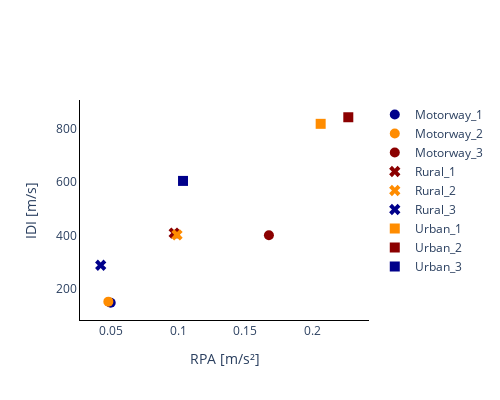

The notebook cell this image was saved under:
### Code cell
# Definir un diccionario que asigna formas a cada categoría
shapes = {'Motorway_1': 'circle', 'Motorway_2': 'circle', 'Motorway_3': 'circle',
          'Rural_1': 'x', 'Rural_2': 'x', 'Rural_3': 'x',
          'Urban_1': 'square', 'Urban_2': 'square', 'Urban_3': 'square'}

# Definir un diccionario que asigna colores a cada categoría
colors = {'Motorway_1': 'darkblue', 'Motorway_2': 'darkorange', 'Motorway_3': 'darkred',
          'Rural_1': 'darkred', 'Rural_2': 'darkorange', 'Rural_3': 'darkblue',
          'Urban_1': 'darkorange', 'Urban_2': 'darkred', 'Urban_3': 'darkblue'}

# Crear el gráfico de dispersión con diferentes formas y colores para cada categoría
fig = go.Figure()

# Iterar sobre cada categoría en tu lista predefinida de categorías
for categoria, shape in shapes.items():
    # Filtrar el DataFrame por la categoría actual
    df_categoria = df_final_T[df_final_T['ciclo'] == categoria]
    
    # Agregar una traza para la categoría actual con la forma y color correspondientes
    fig.add_trace(go.Scatter(
        x=df_categoria['RPA'],
        y=df_categoria['i'],
        mode='markers',
        name=categoria,
        marker=dict(symbol=shape, size=10, color=colors[categoria])
    ))

  # Actualizar ejes
fig.update_xaxes(showline=True, linewidth=1, linecolor='black', title_text="RPA [m/s²]")
fig.update_yaxes(showline=True, linewidth=1, linecolor='black', title_text="IDI [m/s]")    
fig.update_layout(height=400, width=500, plot_bgcolor="white")
# Mostrar el gráfico
fig.show()

### Figure 1 — Plotly figure (JSON) as saved in the notebook; plotly's stock layout.template omitted (floating-point values rounded to 4 significant figures)
{"data": [{"marker": {"color": "darkblue", "size": 10, "symbol": "circle"}, "mode": "markers", "name": "Motorway_1", "type": "scatter", "x": [0.04966], "y": [147.0]}, {"marker": {"color": "darkorange", "size": 10, "symbol": "circle"}, "mode": "markers", "name": "Motorway_2", "type": "scatter", "x": [0.0479], "y": [151.1]}, {"marker": {"color": "darkred", "size": 10, "symbol": "circle"}, "mode": "markers", "name": "Motorway_3", "type": "scatter", "x": [0.1676], "y": [400.7]}, {"marker": {"color": "darkred", "size": 10, "symbol": "x"}, "mode": "markers", "name": "Rural_1", "type": "scatter", "x": [0.09695], "y": [408.8]}, {"marker": {"color": "darkorange", "size": 10, "symbol": "x"}, "mode": "markers", "name": "Rural_2", "type": "scatter", "x": [0.09907], "y": [402.2]}, {"marker": {"color": "darkblue", "size": 10, "symbol": "x"}, "mode": "markers", "name": "Rural_3", "type": "scatter", "x": [0.0422], "y": [287.8]}, {"marker": {"color": "darkorange", "size": 10, "symbol": "square"}, "mode": "markers", "name": "Urban_1", "type": "scatter", "x": [0.2061], "y": [819.3]}, {"marker": {"color": "darkred", "size": 10, "symbol": "square"}, "mode": "markers", "name": "Urban_2", "type": "scatter", "x": [0.2267], "y": [844.0]}, {"marker": {"color": "darkblue", "size": 10, "symbol": "square"}, "mode": "markers", "name": "Urban_3", "type": "scatter", "x": [0.1036], "y": [604.8]}], "layout": {"height": 400, "plot_bgcolor": "white", "width": 500, "xaxis": {"linecolor": "black", "linewidth": 1, "showline": true, "title": {"text": "RPA [m/s²]"}}, "yaxis": {"linecolor": "black", "linewidth": 1, "showline": true, "title": {"text": "IDI [m/s]"}}}}
